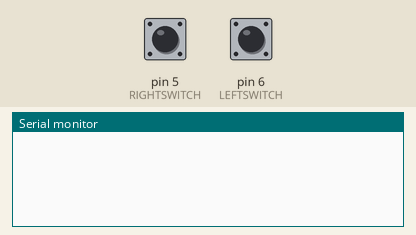
Simulated run of this sketch. Board: Arduino Uno, built with avr-gcc and run on an emulated ATmega328P. Shown: the last lines printed to the serial monitor. Inputs (shaded band) come from the test bench; at power-on: pin 5 (RIGHTSWITCH) HIGH, pin 6 (LEFTSWITCH) HIGH.

Above: at 1.2 s.
1.3 s: pin 5 (RIGHTSWITCH) pulled LOW for 0.15 s
At 2.0 s:
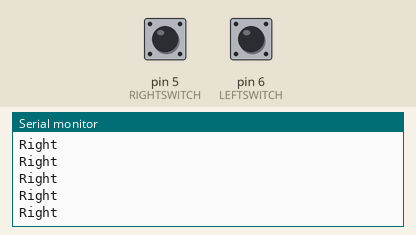
2.9 s: pin 6 (LEFTSWITCH) pulled LOW for 0.15 s
At 4.2 s:
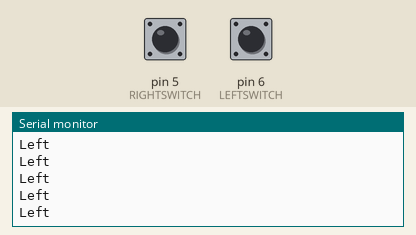
4.5 s: pin 5 (RIGHTSWITCH) driven LOW
At 5.2 s:
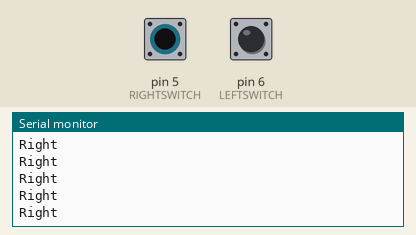
7.5 s: pin 6 (LEFTSWITCH) pulled LOW for 1 s
11.5 s: pin 6 (LEFTSWITCH) pulled LOW for 0.15 s
14.6 s: pin 6 (LEFTSWITCH) pulled LOW for 3.2 s
At 15.5 s:
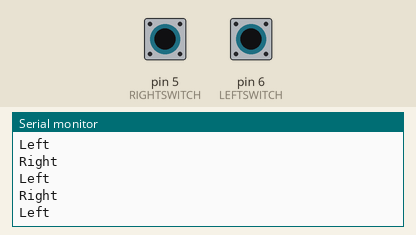

Measured:
- after the input at 1.3 s, the serial monitor: prints a new line at once (image 1)
- after the input at 2.9 s, the serial monitor: prints a new line at once (image 2)

The sketch:

Switch_Test.ino
```cpp
/*
 * Very Simple Sketch to Test the Switches
 * By LeRoy Miller Dec 2017
 * For use with Keyes L-298P Shield
 *
 * Sketch will display left or right for each push of the
 * switch.
 *
 */

#define LEFTSWITCH 6 //D6 Blue Connector Marked "B"
#define RIGHTSWITCH 5 //D5 Blue Connector Marked "G"

void setup() {
  // put your setup code here, to run once:
Serial.begin(9600);
pinMode(LEFTSWITCH, INPUT_PULLUP);
pinMode(RIGHTSWITCH, INPUT_PULLUP);

}

void loop() {
  // put your main code here, to run repeatedly:
if (digitalRead(LEFTSWITCH) == LOW) {Serial.println("Left");}
if (digitalRead(RIGHTSWITCH) == LOW) {Serial.println("Right");}

}
```
